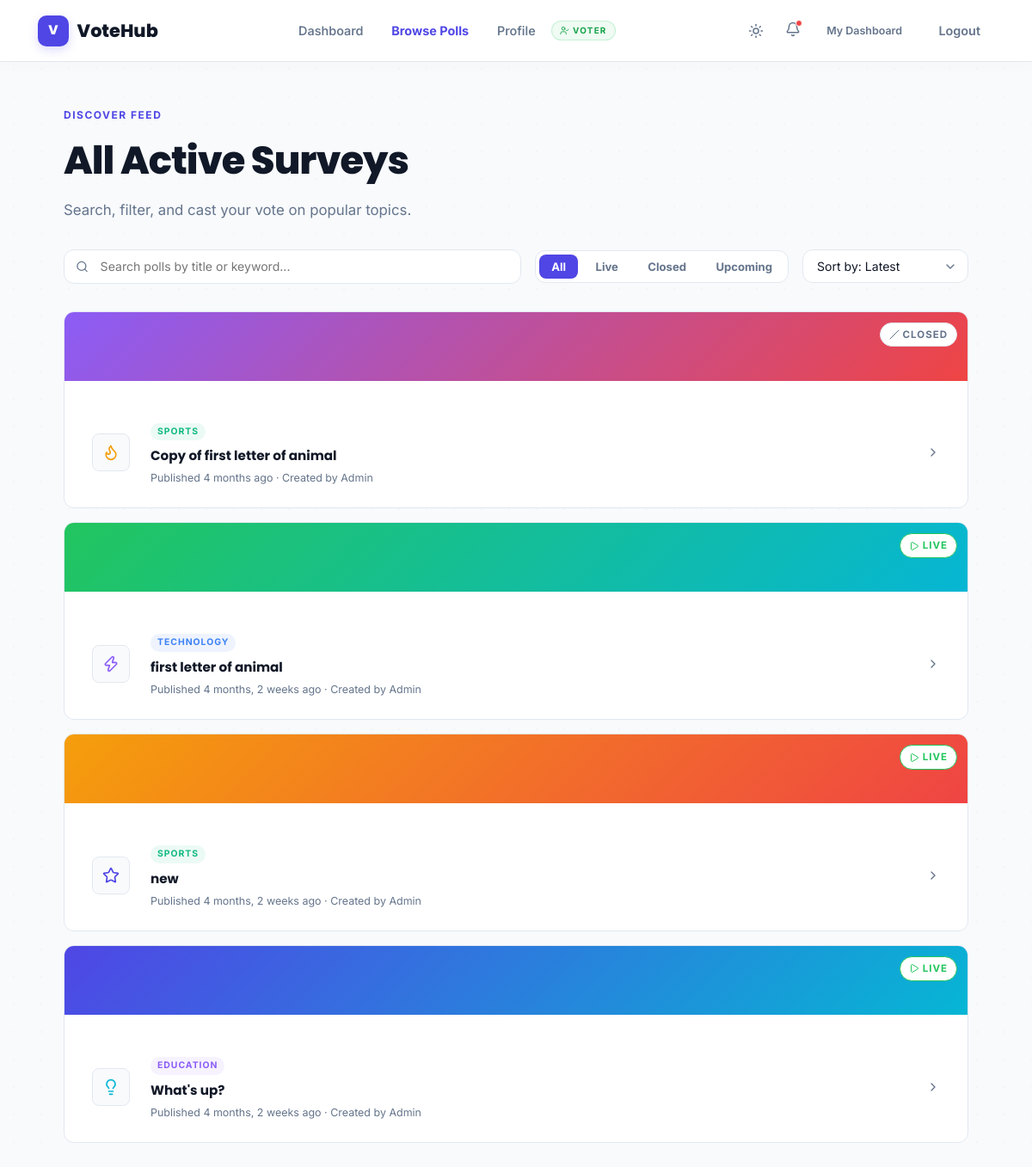
Screenshot of /polls/ (signed in) with the database file from the repository.
### polls/models.py (models this page shows, shortened)
class Question(models.Model):
    question_text = models.CharField(max_length=200)
    pub_date = models.DateTimeField("date published", null=True, blank=True)
    description = models.TextField(blank=True, default="")
    poll_type = models.CharField(
        max_length=20,
        choices=[('single', 'Single Choice'), ('multiple', 'Multiple Choice')],
        default='single'
    )
    status = models.CharField(
        max_length=20,
        choices=[('draft', 'Draft'), ('active', 'Active'), ('closed', 'Closed'), ('archived', 'Archived')],
        default='active'
    )
    start_date = models.DateTimeField(null=True, blank=True)
    end_date = models.DateTimeField(null=True, blank=True)
    visibility = models.CharField(
        max_length=10,
        choices=[('public', 'Public'), ('private', 'Private')],
        default='public'
    )
    category = models.ForeignKey(Category, on_delete=models.SET_NULL, null=True, blank=True)

### polls/views.py (the view)
# urls.py: path("polls/", views.IndexView.as_view(), name="index"),
@method_decorator(login_required, name="dispatch")
class IndexView(generic.ListView):
    template_name        = "polls/index.html"
    context_object_name  = "latest_question_list"
    def get_queryset(self):
        now = timezone.now()
        queryset = Question.objects.all()
        search_query = self.request.GET.get("search", "").strip()
        if search_query:
            queryset = queryset.filter(question_text__icontains=search_query)
        status_filter = self.request.GET.get("filter", "").strip()
        if status_filter == "upcoming":
            queryset = queryset.filter(pub_date__gt=now)
        elif status_filter == "closed":
            cutoff = now - timezone.timedelta(days=7)
            queryset = queryset.filter(pub_date__lte=cutoff)
        elif status_filter == "active":
            cutoff = now - timezone.timedelta(days=7)
            queryset = queryset.filter(pub_date__gt=cutoff, pub_date__lte=now)
        else:
            queryset = queryset.filter(pub_date__lte=now)
        sort_by = self.request.GET.get("sort", "").strip()
        if sort_by == "alphabetical":
            queryset = queryset.order_by("question_text")
        elif sort_by == "popular":
            queryset = queryset.annotate(
                total_votes=Sum("choice__votes")
            ).order_by("-total_votes", "-pub_date")
        elif sort_by == "oldest":
            queryset = queryset.order_by("pub_date")
        else:
            queryset = queryset.order_by("-pub_date")
        return queryset
    def get_context_data(self, **kwargs):
        ctx = super().get_context_data(**kwargs)
        ctx["search_val"] = self.request.GET.get("search", "")
        ctx["filter_val"] = self.request.GET.get("filter", "")
        ctx["sort_val"]   = self.request.GET.get("sort", "")
        return ctx

### polls/templates/polls/index.html (shortened to what this page needs)
{% extends "polls/base.html" %}
{% load static %}
{% block content %}
<div class="page-header reveal" style="text-align: left; margin-bottom: 2rem;">
  <span class="eyebrow">Discover Feed</span>
  <h1>All Active Surveys</h1>
  <p class="subtitle">Search, filter, and cast your vote on popular topics.</p>
</div>
<div class="search-filter-row reveal reveal-delay-1">
  <form method="get" action="{% url 'polls:index' %}" class="search-box-wrap" id="search-form">
    <span class="search-icon-svg" style="display:inline-flex; align-items:center;"></span>
    <input
      type="text"
      name="search"
      id="search-input"
      placeholder="Search polls by title or keyword..."
      value="{{ search_val }}"
    >
  </form>
  <div class="filter-tabs">
    <button class="filter-tab {% if not filter_val %}active{% endif %}" onclick="applyFilter('')">All</button>
    <button class="filter-tab {% if filter_val == 'active' %}active{% endif %}" onclick="applyFilter('active')">Live</button>
    <button class="filter-tab {% if filter_val == 'closed' %}active{% endif %}" onclick="applyFilter('closed')">Closed</button>
    <button class="filter-tab {% if filter_val == 'upcoming' %}active{% endif %}" onclick="applyFilter('upcoming')">Upcoming</button>
  </div>
  <div class="sort-select-wrap">
    <select id="sort-select" onchange="applySort(this.value)">
      <option value="" {% if not sort_val %}selected{% endif %}>Sort by: Latest</option>
    </select>
  </div>
</div>
{% if latest_question_list %}
  <div class="polls-grid reveal reveal-delay-2">
    {% for question in latest_question_list %}
      <a href="{% url 'polls:detail' question.id %}" class="poll-item" id="poll-{{ question.id }}" style="padding:0; flex-direction:column; align-items:stretch;">
        <div style="height:80px; background:
          {% if question.id|divisibleby:4 %}var(--grad-4)
          {% elif question.id|divisibleby:3 %}var(--grad-3)
          {% elif question.id|divisibleby:2 %}var(--grad-2)
          {% else %}var(--grad-1)
          {% endif %}; position:relative;">
          <div style="position:absolute; top:12px; right:12px;">
            {% if question.id|divisibleby:4 %}
              <span class="badge" style="background:#FFF; color:var(--text-sec); border:1px solid var(--border); display:inline-flex; align-items:center; gap:4px; padding: 4px 10px;">
                <i data-lucide="slash" style="width:12px; height:12px;"></i> Closed
              </span>
            {% else %}
              <span class="badge" style="background:#FFF; color:var(--success); border:1.5px solid var(--success); display:inline-flex; align-items:center; gap:4px; padding: 4px 10px;">
                <i data-lucide="play" style="width:12px; height:12px;"></i> Live
              </span>
            {% endif %}
          </div>
        </div>
        <div style="padding:1.5rem 2rem; display:flex; align-items:center; gap:1.5rem; flex:1;">
          <div class="poll-item-icon" style="display:inline-flex; align-items:center; justify-content:center;">
            {% if forloop.counter == 1 %}<i data-lucide="flame" style="width: 20px; height: 20px; color: var(--warning);"></i>
            {% elif forloop.counter == 2 %}<i data-lucide="zap" style="width: 20px; height: 20px; color: var(--accent);"></i>
            {% elif forloop.counter == 3 %}<i data-lucide="star" style="width: 20px; height: 20px; color: var(--primary);"></i>
            {% elif forloop.counter == 4 %}<i data-lucide="lightbulb" style="width: 20px; height: 20px; color: var(--secondary);"></i>
            {% else %}<i data-lucide="target" style="width: 20px; height: 20px; color: var(--danger);"></i>
            {% endif %}
          </div>
          <div class="poll-item-text">
            <span class="badge {% if question.id|divisibleby:3 %}badge-tech{% elif question.id|divisibleby:2 %}badge-sports{% else %}badge-edu{% endif %}" style="padding: 2px 8px; font-size: 0.65rem; margin-bottom: 6px; display:inline-flex;">
              {% if question.id|divisibleby:3 %}Technology{% elif question.id|divisibleby:2 %}Sports{% else %}Education{% endif %}
            </span>
            <h3>{{ question.question_text }}</h3>
            <p>Published {{ question.pub_date|timesince }} ago · Created by Admin</p>
          </div>
          <span class="poll-item-arrow" style="display:inline-flex; align-items:center;"><i data-lucide="chevron-right" style="width:16px; height:16px;"></i></span>
        </div>
      </a>
    {% endfor %}
  </div>
{% else %}
  <div class="empty-state reveal">
    <span class="empty-icon">🗳️</span>
    <h2>No polls are available.</h2>
    <p>Try refining your search keyword or clearing the status filters.</p>
  </div>
{% endif %}
{% endblock %}

### polls/templates/polls/base.html (shortened to what this page needs)
{% load static %}
<!DOCTYPE html>
<html lang="en">
<head>
  <link rel="stylesheet" href="{% static 'polls/style.css' %}" />
</head>
<body>
  <nav class="navbar" id="main-nav">
    <div class="nav-inner">
      <a href="{% if user.is_authenticated %}{% if user.is_superuser %}{% url 'polls:super_admin_dashboard' %}{% elif user.is_staff %}{% url 'polls:admin_dashboard' %}{% else %}{% url 'polls:user_dashboard' %}{% endif %}{% else %}{% url 'home' %}{% endif %}" class="nav-logo">
        <div class="nav-logo-icon" style="background:var(--primary); border-radius:10px; font-size:0.95rem;">V</div>
        VoteHub
      </a>
      <div class="nav-links">
        {% if user.is_authenticated %}
          {% if user.is_superuser %}
            <a href="{% url 'polls:super_admin_dashboard' %}" {% if request.resolver_match.url_name == 'super_admin_dashboard' %}class="active"{% endif %}>Dashboard</a>
            <a href="{% url 'polls:super_admin_users' %}" {% if request.resolver_match.url_name == 'super_admin_users' %}class="active"{% endif %}>All Users</a>
            <a href="{% url 'polls:index' %}" {% if request.resolver_match.url_name == 'index' %}class="active"{% endif %}>Polls</a>
            <span class="nav-role-badge" style="background:rgba(239,68,68,0.08);color:#DC2626;border-color:rgba(239,68,68,0.2);">
              <i data-lucide="shield-check" style="width:11px;height:11px;"></i>
              Super Admin
            </span>
          {% else %}
            <a href="{% url 'polls:user_dashboard' %}" {% if request.resolver_match.url_name == 'user_dashboard' %}class="active"{% endif %}>Dashboard</a>
            <a href="{% url 'polls:index' %}" {% if request.resolver_match.url_name == 'index' %}class="active"{% endif %}>Browse Polls</a>
            <a href="{% url 'polls:profile' %}" {% if request.resolver_match.url_name == 'profile' %}class="active"{% endif %}>Profile</a>
            <span class="nav-role-badge voter-badge">
              <i data-lucide="user-check" style="width:11px;height:11px;"></i>
              Voter
            </span>
          {% endif %}
        {% else %}
          <a href="{% url 'home' %}#home">Home</a>
          <a href="{% url 'home' %}#features">Features</a>
          <a href="{% url 'home' %}#how-it-works">How It Works</a>
        {% endif %}
      </div>
      <div class="nav-actions">
        <button class="noti-bell-btn" id="theme-toggle-btn" onclick="toggleTheme()" title="Toggle Light/Dark Theme" style="padding:6px; display:inline-flex; align-items:center; justify-content:center;">
          <i data-lucide="sun" id="theme-toggle-icon" style="width: 18px; height: 18px;"></i>
        </button>
        {% if user.is_authenticated %}
          <div class="noti-container">
            <button class="noti-bell-btn" onclick="toggleNotiPanel()" title="Notifications" style="display:inline-flex; align-items:center; justify-content:center;">
              <i data-lucide="bell" style="width: 18px; height: 18px;"></i>
              <span class="noti-badge-dot" id="noti-bell-badge"></span>
            </button>
          </div>
          <a href="{% if user.is_superuser %}{% url 'polls:super_admin_dashboard' %}{% elif user.is_staff %}{% url 'polls:admin_dashboard' %}{% else %}{% url 'polls:user_dashboard' %}{% endif %}" class="nav-login" style="font-size:0.78rem; padding:5px 12px;">My Dashboard</a>
          <a href="#" class="btn-logout" onclick="event.preventDefault(); document.getElementById('logout-form').submit();">Logout</a>
        {% endif %}
      </div>
    </div>
  </nav>
  <main class="{% block wrapper_class %}page-wrapper{% endblock %}">
    {% block content %}{% endblock %}
  </main>
</body>
</html>

### rows the page displays
Question: shows "CLOSED", shows "SPORTS", question_text "Copy of first letter of animal", pub_date "4 months"
Question: shows "LIVE", shows "TECHNOLOGY", question_text "first letter of animal", pub_date "4 months, 2 weeks"
Question: shows "LIVE", shows "SPORTS", question_text "new", pub_date "4 months, 2 weeks"
Question: shows "LIVE", shows "EDUCATION", question_text "What's up?", pub_date "4 months, 2 weeks"
